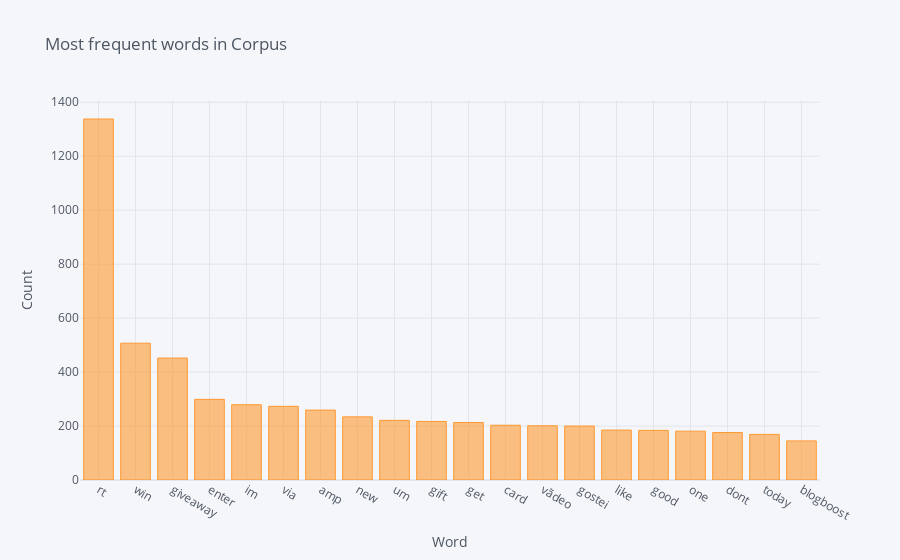

The notebook cell saved with this chart:
### Code cell
words_df.set_index('word').wordCount.head(20).iplot(kind = 'bar', title = 'Most frequent words in Corpus', yTitle = 'Count', xTitle = 'Word')

### Figure 1 — Plotly figure (JSON) as saved in the notebook; plotly's stock layout.template omitted (floating-point values rounded to 4 significant figures)
{"data": [{"marker": {"color": "rgba(255, 153, 51, 0.6)", "line": {"color": "rgba(255, 153, 51, 1.0)", "width": 1}}, "name": "wordCount", "orientation": "v", "text": "", "type": "bar", "x": ["rt", "win", "giveaway", "enter", "im", "via", "amp", "new", "um", "gift", "get", "card", "vãdeo", "gostei", "like", "good", "one", "dont", "today", "blogboost"], "y": [1338, 507, 452, 299, 279, 273, 259, 234, 221, 217, 213, 203, 201, 200, 185, 184, 181, 176, 169, 145]}], "layout": {"autosize": true, "legend": {"bgcolor": "#F5F6F9", "font": {"color": "#4D5663"}}, "paper_bgcolor": "#F5F6F9", "plot_bgcolor": "#F5F6F9", "title": {"font": {"color": "#4D5663"}, "text": "Most frequent words in Corpus"}, "xaxis": {"autorange": true, "gridcolor": "#E1E5ED", "range": [-0.5, 19.5], "showgrid": true, "tickfont": {"color": "#4D5663"}, "title": {"font": {"color": "#4D5663"}, "text": "Word"}, "type": "category", "zerolinecolor": "#E1E5ED"}, "yaxis": {"autorange": true, "gridcolor": "#E1E5ED", "range": [0, 1408.0], "showgrid": true, "tickfont": {"color": "#4D5663"}, "title": {"font": {"color": "#4D5663"}, "text": "Count"}, "type": "linear", "zerolinecolor": "#E1E5ED"}}}
